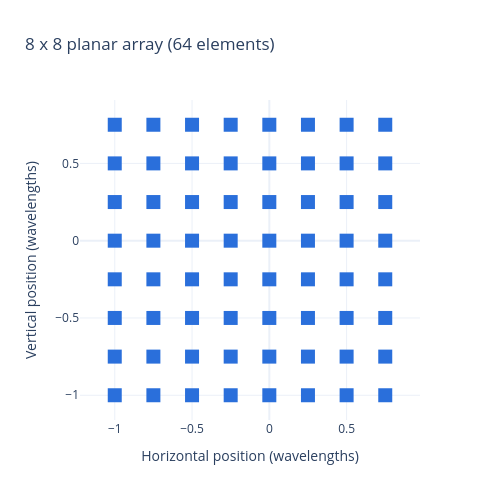
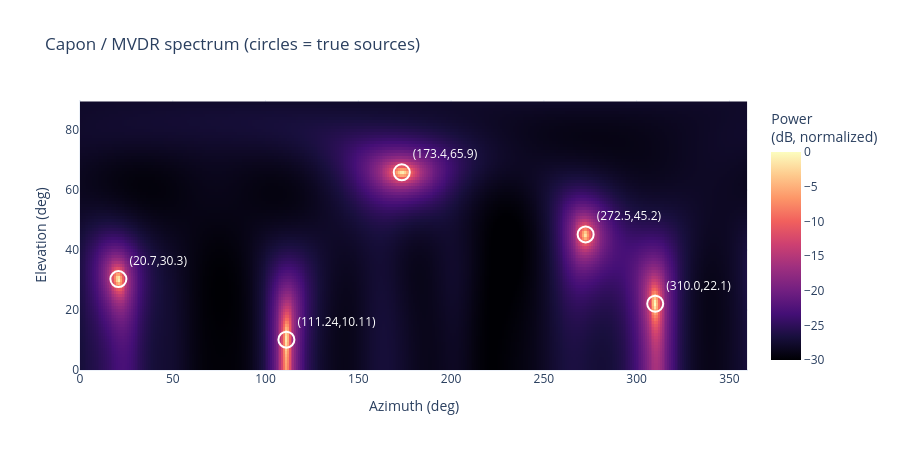
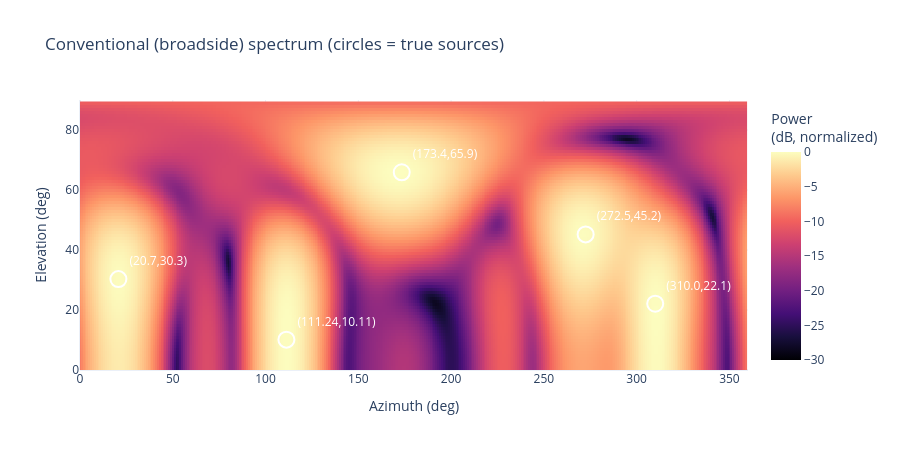

The notebook cell these images were saved under, in order:
### Code cell
# DO the solution

M = 100 
# spatial_covariance expects one row per antenna, so pass (Z,N)
Rinv = np.linalg.inv( spatial_covariance( signal.T, M ) )

# 1 degree takes a few seconds; 0.1 degree is ~100x slower
azSearch, elSearch, P = mvdr_search( Rinv, arrayLocation=locations, stepDeg=1.0 )
# Conventional beamformer on the same M samples for comparison
azSearchB, elSearchB, PB = broadside_search( signal[:M], arrayLocation=locations, stepDeg=1.0 )
PdB = 10*np.log10( P / P.max() )
PBdB = 10*np.log10( PB / PB.max() )


plotArray(locations)
plotSearch( azSearch,elSearch,PdB, title="Capon / MVDR" )
plotSearch( azSearchB,elSearchB,PBdB, title="Conventional (broadside)" )
checkMatches( azSearch,elSearch,P)

### Figure 1 — Plotly figure (JSON) as saved in the notebook; plotly's stock layout.template omitted (floating-point values rounded to 4 significant figures)
{"data": [{"hovertemplate": "H %{x} λ<br>V %{y} λ<extra></extra>", "marker": {"color": "#2a6fdb", "size": 14, "symbol": "square"}, "mode": "markers", "type": "scatter", "x": [-1.0, -0.75, -0.5, -0.25, 0.0, 0.25, 0.5, 0.75, -1.0, -0.75, -0.5, -0.25, 0.0, 0.25, 0.5, 0.75, -1.0, -0.75, -0.5, -0.25, 0.0, 0.25, 0.5, 0.75, -1.0, -0.75, -0.5, -0.25, 0.0, 0.25, 0.5, 0.75, -1.0, -0.75, -0.5, -0.25, 0.0, 0.25, 0.5, 0.75, -1.0, -0.75, -0.5, -0.25, 0.0, 0.25, 0.5, 0.75, -1.0, -0.75, -0.5, -0.25, 0.0, 0.25, 0.5, 0.75, -1.0, -0.75, -0.5, -0.25, 0.0, 0.25, 0.5, 0.75], "y": [-1.0, -1.0, -1.0, -1.0, -1.0, -1.0, -1.0, -1.0, -0.75, -0.75, -0.75, -0.75, -0.75, -0.75, -0.75, -0.75, -0.5, -0.5, -0.5, -0.5, -0.5, -0.5, -0.5, -0.5, -0.25, -0.25, -0.25, -0.25, -0.25, -0.25, -0.25, -0.25, 0.0, 0.0, 0.0, 0.0, 0.0, 0.0, 0.0, 0.0, 0.25, 0.25, 0.25, 0.25, 0.25, 0.25, 0.25, 0.25, 0.5, 0.5, 0.5, 0.5, 0.5, 0.5, 0.5, 0.5, 0.75, 0.75, 0.75, 0.75, 0.75, 0.75, 0.75, 0.75]}], "layout": {"height": 500, "title": {"text": "8 x 8 planar array (64 elements)"}, "width": 500, "xaxis": {"title": {"text": "Horizontal position (wavelengths)"}}, "yaxis": {"scaleanchor": "x", "scaleratio": 1, "title": {"text": "Vertical position (wavelengths)"}}}}

### Figure 2 — Plotly figure (JSON) as saved in the notebook; plotly's stock layout.template omitted (floating-point values rounded to 4 significant figures; data arrays with more than 128 entries replaced by an {"elided": "..."} marker saying what was removed)
{"data": [{"colorbar": {"title": {"text": "Power<br>(dB, normalized)"}}, "colorscale": [[0, "#000004"], [0.1111, "#180f3d"], [0.2222, "#440f76"], [0.3333, "#721f81"], [0.4444, "#9e2f7f"], [0.5556, "#cd4071"], [0.6667, "#f1605d"], [0.7778, "#fd9668"], [0.8889, "#feca8d"], [1, "#fcfdbf"]], "hovertemplate": "az %{x:.1f}°<br>el %{y:.1f}°<br>%{z:.1f} dB<extra></extra>", "type": "heatmap", "x": {"elided": "360 float values"}, "y": [0.0, 1.0, 2.0, 3.0, 4.0, 5.0, 6.0, 7.0, 8.0, 9.0, 10.0, 11.0, 12.0, 13.0, 14.0, 15.0, 16.0, 17.0, 18.0, 19.0, 20.0, 21.0, 22.0, 23.0, 24.0, 25.0, 26.0, 27.0, 28.0, 29.0, 30.0, 31.0, 32.0, 33.0, 34.0, 35.0, 36.0, 37.0, 38.0, 39.0, 40.0, 41.0, 42.0, 43.0, 44.0, 45.0, 46.0, 47.0, 48.0, 49.0, 50.0, 51.0, 52.0, 53.0, 54.0, 55.0, 56.0, 57.0, 58.0, 59.0, 60.0, 61.0, 62.0, 63.0, 64.0, 65.0, 66.0, 67.0, 68.0, 69.0, 70.0, 71.0, 72.0, 73.0, 74.0, 75.0, 76.0, 77.0, 78.0, 79.0, 80.0, 81.0, 82.0, 83.0, 84.0, 85.0, 86.0, 87.0, 88.0, 89.0], "z": {"elided": "90x360 float values"}, "zmax": 0, "zmin": -30}, {"hovertemplate": "true source<br>az %{x}°<br>el %{y}°<extra></extra>", "marker": {"color": "rgba(0,0,0,0)", "line": {"color": "white", "width": 2}, "size": 16}, "mode": "markers+text", "name": "True sources", "text": ["(272.5,45.2)", "(20.7,30.3)", "(173.4,65.9)", "(111.24,10.11)", "(310.0,22.1)"], "textfont": {"color": "white"}, "textposition": "top right", "type": "scatter", "x": [272.5, 20.7, 173.4, 111.2, 310], "y": [45.2, 30.3, 65.9, 10.11, 22.1]}], "layout": {"height": 450, "showlegend": false, "title": {"text": "Capon / MVDR spectrum (circles = true sources)"}, "width": 900, "xaxis": {"range": [0, 360], "title": {"text": "Azimuth (deg)"}}, "yaxis": {"range": [0, 90], "title": {"text": "Elevation (deg)"}}}}

### Figure 3 — Plotly figure (JSON) as saved in the notebook; plotly's stock layout.template omitted (floating-point values rounded to 4 significant figures; data arrays with more than 128 entries replaced by an {"elided": "..."} marker saying what was removed)
{"data": [{"colorbar": {"title": {"text": "Power<br>(dB, normalized)"}}, "colorscale": [[0, "#000004"], [0.1111, "#180f3d"], [0.2222, "#440f76"], [0.3333, "#721f81"], [0.4444, "#9e2f7f"], [0.5556, "#cd4071"], [0.6667, "#f1605d"], [0.7778, "#fd9668"], [0.8889, "#feca8d"], [1, "#fcfdbf"]], "hovertemplate": "az %{x:.1f}°<br>el %{y:.1f}°<br>%{z:.1f} dB<extra></extra>", "type": "heatmap", "x": {"elided": "360 float values"}, "y": [0.0, 1.0, 2.0, 3.0, 4.0, 5.0, 6.0, 7.0, 8.0, 9.0, 10.0, 11.0, 12.0, 13.0, 14.0, 15.0, 16.0, 17.0, 18.0, 19.0, 20.0, 21.0, 22.0, 23.0, 24.0, 25.0, 26.0, 27.0, 28.0, 29.0, 30.0, 31.0, 32.0, 33.0, 34.0, 35.0, 36.0, 37.0, 38.0, 39.0, 40.0, 41.0, 42.0, 43.0, 44.0, 45.0, 46.0, 47.0, 48.0, 49.0, 50.0, 51.0, 52.0, 53.0, 54.0, 55.0, 56.0, 57.0, 58.0, 59.0, 60.0, 61.0, 62.0, 63.0, 64.0, 65.0, 66.0, 67.0, 68.0, 69.0, 70.0, 71.0, 72.0, 73.0, 74.0, 75.0, 76.0, 77.0, 78.0, 79.0, 80.0, 81.0, 82.0, 83.0, 84.0, 85.0, 86.0, 87.0, 88.0, 89.0], "z": {"elided": "90x360 float values"}, "zmax": 0, "zmin": -30}, {"hovertemplate": "true source<br>az %{x}°<br>el %{y}°<extra></extra>", "marker": {"color": "rgba(0,0,0,0)", "line": {"color": "white", "width": 2}, "size": 16}, "mode": "markers+text", "name": "True sources", "text": ["(272.5,45.2)", "(20.7,30.3)", "(173.4,65.9)", "(111.24,10.11)", "(310.0,22.1)"], "textfont": {"color": "white"}, "textposition": "top right", "type": "scatter", "x": [272.5, 20.7, 173.4, 111.2, 310], "y": [45.2, 30.3, 65.9, 10.11, 22.1]}], "layout": {"height": 450, "showlegend": false, "title": {"text": "Conventional (broadside) spectrum (circles = true sources)"}, "width": 900, "xaxis": {"range": [0, 360], "title": {"text": "Azimuth (deg)"}}, "yaxis": {"range": [0, 90], "title": {"text": "Elevation (deg)"}}}}
